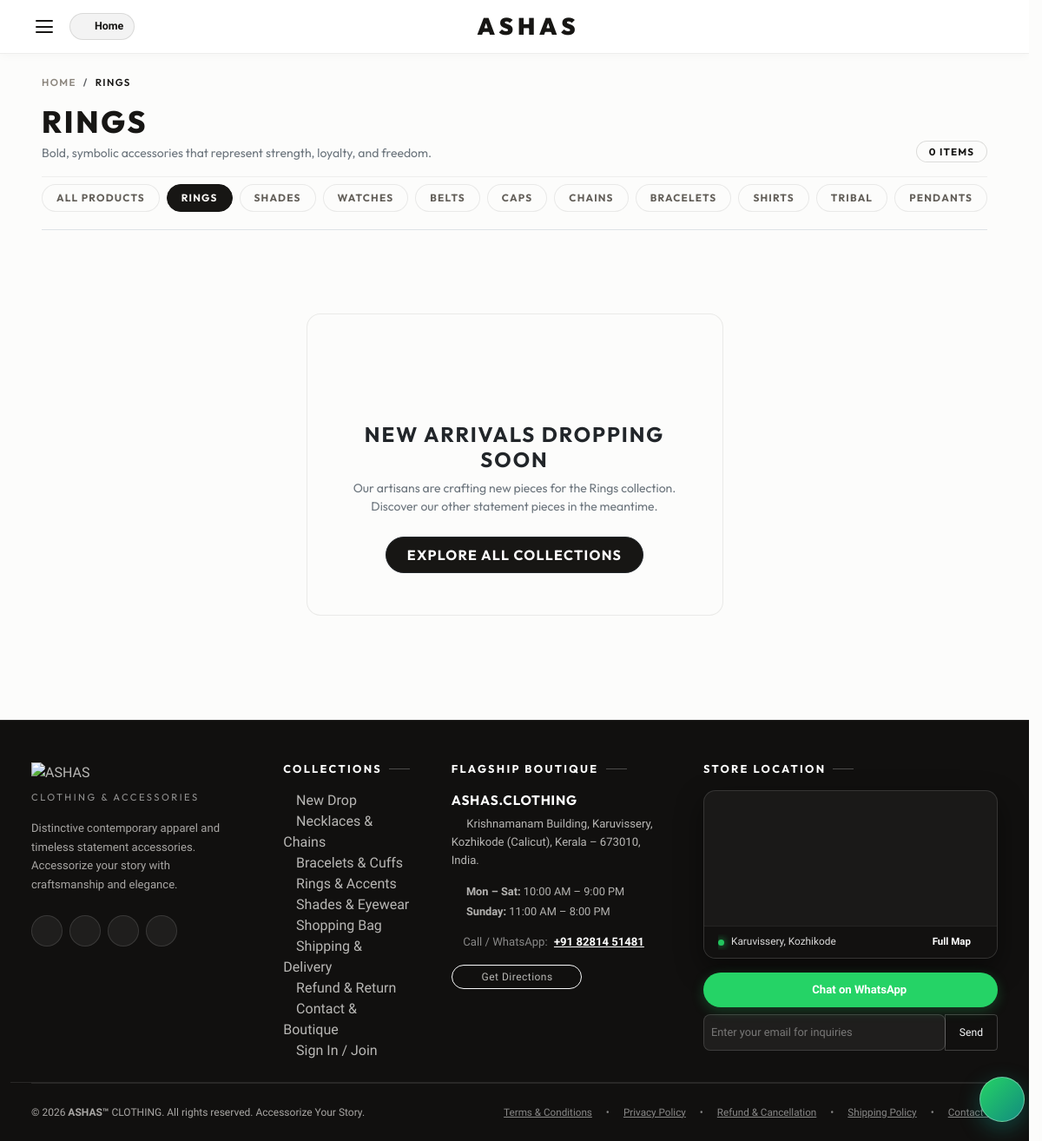
The page /rings/ on the database its author committed.
### store/models.py (models this page shows, shortened)
class Category(models.Model):
    name = models.CharField(max_length=100, unique=True)
    slug = models.SlugField(max_length=120, unique=True, blank=True)
    image = models.ImageField(upload_to='categories/', blank=True, null=True)
    image_url = models.URLField(max_length=1000, blank=True, null=True, help_text="Direct link to category image (optional)")
    description = models.TextField(blank=True, null=True)
    has_sizes = models.BooleanField(
        default=False,
        verbose_name="Enable Sizing & Size Chart (XS - XXL)",
        help_text="Check to enable size selection (XS, S, M, L, XL, XXL) and size chart for products in this category (e.g. Shirts, T-Shirts)"
    )
    class Meta:
        verbose_name_plural = 'Categories'

### store/views.py (the view, shortened to what this page needs)
# urls.py: path('rings/', views.category_detail, {'slug': 'rings'}, name='rings_page'),
def category_detail(request, slug):
    clean_slug = slug.replace('.html', '').strip().lower()
    categories = Category.objects.all()
    cat = Category.objects.filter(slug__iexact=clean_slug).first()
    if not cat:
        alt_slug = clean_slug.rstrip('s') if clean_slug.endswith('s') else f"{clean_slug}s"
        cat = Category.objects.filter(slug__iexact=alt_slug).first()
    if not cat:
        cat = Category.objects.filter(name__iexact=clean_slug.replace('-', ' ')).first()
    if not cat:
        cat = Category.objects.filter(name__iexact=clean_slug).first()
    if not cat:
        raise Http404(f"Category '{slug}' not found.")
    products = cat.products.all().order_by('-created_at')
    categories = Category.objects.all()
    return render(request, 'category_detail.html', {
        'category': cat,
        'seo_slug': clean_slug,
        'products': products,
        'categories': categories,
        'all_categories': categories,
    })

### store/templates/category_detail.html (shortened to what this page needs)
{% extends 'base.html' %}
{% load static %}
{% block content %}
<div class="category-page-wrapper py-3 py-md-4">
    <div class="container-fluid container-xl px-2 px-sm-3 px-md-5" style="max-width: 1440px;">
        <nav aria-label="breadcrumb" class="mb-3">
            <ol class="breadcrumb luxury-breadcrumb mb-0">
                <li class="breadcrumb-item"><a href="{% url 'home' %}">HOME</a></li>
                <li class="breadcrumb-item active" aria-current="page">{{ category.name|upper }}</li>
            </ol>
        </nav>
        <div class="category-header-wrap mb-4 pb-3 border-bottom">
            <div class="d-flex flex-column flex-md-row justify-content-between align-items-md-end gap-3">
                <div>
                    <h1 class="category-main-title mb-1">{{ category.name|upper }}</h1>
                    {% if category.description %}
                        <p class="text-secondary small mb-0 mt-1" style="max-width: 680px; line-height: 1.55;">{{ category.description }}</p>
                    {% endif %}
                </div>
                <div class="category-meta-info d-flex align-items-center gap-2">
                    <span class="badge luxury-count-badge">{{ products.count }} ITEM{{ products.count|pluralize|upper }}</span>
                </div>
            </div>
            <div class="collection-pills-scroll mt-3 pt-2">
                <div class="d-flex align-items-center gap-2 overflow-auto pb-1 collection-pills-track">
                    <a href="{% url 'category_detail' 'all' %}" class="collection-pill {% if category.slug == 'all' or is_all_view %}active{% endif %}">
                        ALL PRODUCTS
                    </a>
                    {% for cat in all_categories %}
                    <a href="{% url 'category_detail' cat.slug %}" class="collection-pill {% if cat.slug == category.slug and not is_all_view %}active{% endif %}">
                        {{ cat.name|upper }}
                    </a>
                    {% endfor %}
                </div>
            </div>
        </div>
        {% if products %}
        <div class="luxury-product-grid">
            {% for product in products %}
            <div class="luxury-product-card"
                 data-id="{{ product.id }}"
                 data-name="{{ product.name }}"
                 data-price="RS. {{ product.current_price|floatformat:2 }}"
                 data-orig-price="{% if product.discount_price %}RS. {{ product.price|floatformat:2 }}{% endif %}"
                 data-desc="{{ product.description|default:'Contemporary apparel and statement accessory crafted with precision and premium durability.' }}"
                 data-cat="{{ category.name }}"
                 data-stock="{{ product.stock }}"
                 data-image="{% if product.display_image %}{{ product.display_image }}{% else %}{% static 'images/ashas_badge.png' %}{% endif %}"
                 data-has-sizes="{% if product.has_sizes %}true{% else %}false{% endif %}"
                 data-add-url="{% url 'add_to_cart' product.id %}">
                <a href="{% url 'product_detail' product.id %}" class="luxury-img-frame text-decoration-none" title="View {{ product.name }}" aria-label="View {{ product.name }}">
                    {% if product.display_image %}
                        <img src="{{ product.display_image }}" class="luxury-img-primary" alt="{{ product.name }}" loading="lazy" onerror="this.onerror=null; this.src='{% static 'images/ashas_badge.png' %}';">
                    {% else %}
                        <img src="{% static 'images/ashas_badge.png' %}" class="luxury-img-primary" alt="{{ product.name }}" loading="lazy">
                    {% endif %}
                    {% if product.display_image_2 %}
                        <img src="{{ product.display_image_2 }}" class="luxury-img-secondary" alt="{{ product.name }}" loading="lazy" onerror="this.style.display='none';">
                    {% endif %}
                    {% if product.stock <= 0 %}
                        <span class="luxury-badge-soldout">SOLD OUT</span>
                    {% elif product.is_trending %}
                        <span class="luxury-badge-newdrop"><i class="bi bi-stars"></i> NEW DROP</span>
                    {% endif %}
                    <div class="luxury-card-overlay">
                        <span class="luxury-quickview-hint">
                            <i class="bi bi-eye"></i> Quick View
                        </span>
                        {% if product.stock > 0 %}
                            {% if product.has_sizes %}
                            <span class="luxury-add-btn" style="pointer-events: none;">
                                <i class="bi bi-rulers"></i> <span>SELECT SIZE</span>
                            </span>
                            {% else %}
                            <button type="button" class="luxury-add-btn ajax-add-to-bag"
                                    data-product-id="{{ product.id }}"
                                    data-product-name="{{ product.name }}"
                                    data-add-url="{% url 'add_to_cart' product.id %}"
                                    aria-label="Add {{ product.name }} to bag"
                                    onclick="event.preventDefault(); event.stopPropagation();">
                                <i class="bi bi-bag-plus"></i> <span>+ ADD</span>
                            </button>
                            {% endif %}
                        {% endif %}
                    </div>
                </a>
                <div class="luxury-product-info">
                    <a href="{% url 'product_detail' product.id %}" class="text-decoration-none text-dark">
                        <h2 class="luxury-product-title" title="{{ product.name }}">
                            {{ product.name|upper }}
                        </h2>
                    </a>
                    <div class="luxury-product-price-row">
                        <span class="luxury-price">RS. {{ product.current_price|floatformat:2 }}</span>
                        {% if product.discount_price %}
                            <span class="luxury-price-orig">RS. {{ product.price|floatformat:2 }}</span>
                        {% endif %}
                    </div>
                </div>
            </div>
            {% endfor %}
        </div>
        {% else %}
        <div class="py-5 text-center my-5">
            <div class="p-5 rounded-4 mx-auto" style="max-width: 480px; background: #FCFCFB; border: 1px solid rgba(28, 25, 23, 0.08);">
                <i class="bi bi-box-seam fs-1 text-muted d-block mb-3"></i>
                <h4 class="fw-bold tracking-wider text-dark mb-2" style="letter-spacing: 0.08em;">NEW ARRIVALS DROPPING SOON</h4>
                <p class="text-secondary small mb-4">Our artisans are crafting new pieces for the {{ category.name }} collection. Discover our other statement pieces in the meantime.</p>
                <a href="{% url 'home' %}" class="btn btn-dark rounded-pill px-4 py-2 small fw-bold text-uppercase" style="letter-spacing: 0.08em; background: #171614;">
                    Explore All Collections
                </a>
            </div>
        </div>
        {% endif %}
    </div>
</div>
{% endblock %}

### rows shown on the page
Category: name "RINGS", description "Bold, symbolic accessories that represent strength, loyalty, and freedom.", name "Rings"
Category: name "SHADES"
Category: name "WATCHES"
Category: name "BELTS"
Category: name "CAPS"
Category: name "CHAINS"
Category: name "BRACELETS"
Category: name "SHIRTS"
Category: name "TRIBAL"
Category: name "PENDANTS"

### other values the page prints
{{ products.count }} "0"
